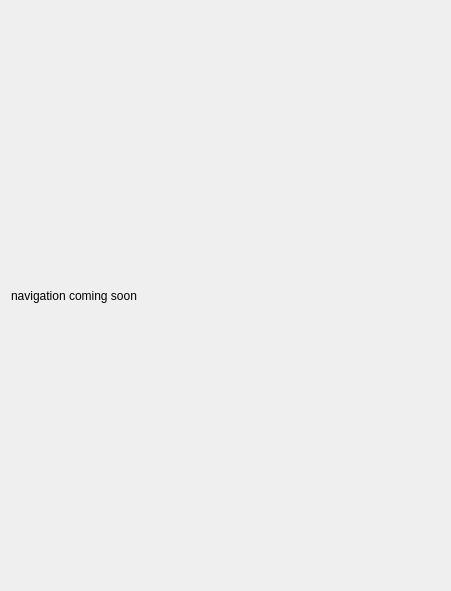
<?xml version="1.0" encoding="UTF-8"?>
<ui version="4.0">
    <class>pane_navigation</class>
    <widget class="QWidget" name="pane_navigation">
        <property name="geometry">
            <rect>
                <x>0</x>
                <y>0</y>
                <width>451</width>
                <height>591</height>
            </rect>
        </property>
        <property name="windowTitle">
            <string>Form</string>
        </property>
        <layout class="QGridLayout" name="gridLayout">
            <item row="0" column="0">
                <widget class="QLabel" name="label">
                    <property name="text">
                        <string>navigation coming soon</string>
                    </property>
                </widget>
            </item>
        </layout>
    </widget>
    <resources/>
    <connections/>
</ui>
